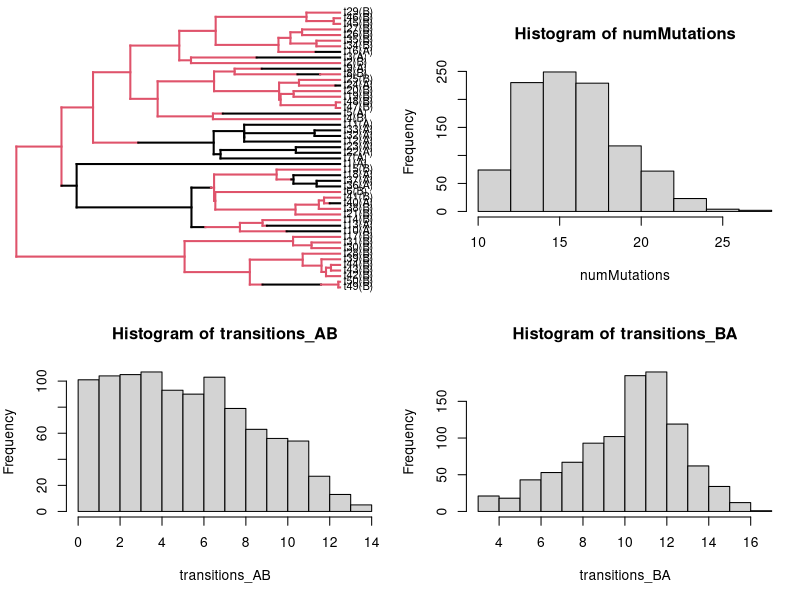

Write the R code that produced this figure.
###################################################################################################
###################################################################################################
###################################################################################################

## This code simulates stochastic character mappings on a fixed phylogenetic tree.
## In the real world, we would be given a phylogeny with tip data (diets of finches, geographic location
##  of influenza, etc.). The goal would be to estimate quantities like the number of changes, the timing
##  of changes, whether one trait is ancestral to the rest, and so on. This would involve fitting models 
##  to estimate the stochastic rate matrix describing discrete state changes, as well as the root states.

## In this code, we are going to start by exploring how we would interpret estimates. This involves simulating 
##  character mappings on the phylogeny using the true values of the Markov chain model, and our goal is
##  to see if we can count the number of state changes, describe timing of changes, etc.

## Once we have a feel for how the model works, we will then try to do the harder task of fitting it to data.

###################################################################################################
###################################################################################################
###################################################################################################

## clear out the console:
rm(list=ls())

# load in the package for stochastic character mapping:
library(phytools)


# Set the number of stochastic character mappings to simulate:
nsim = 1000

# Create a tree: (could modify this to load in a tree as well)
tree <- pbtree(n=50, scale=1)

# Specify a transition rate matrix for two states (A and B). 
## In practice, we would want to estimate this from data. Let's pretend we've done that step,
##  and this can be taken as known without error:
Q <- matrix(c(-1,1,
              1,-1),2,2)
rownames(Q) <- colnames(Q) <- c("A","B")

# We can scale down Q to have fewer transitions (for illustrative purposes)
Q <- Q/1

# Simulate tip states on the tree using our stochastic rate matrix Q.
## In practice, this would be observed in data, and in many instances we could assume it is
##  observed without error. For our purposes here, we simulate tip states from the model:
tip_states <- sim.Mk(tree, Q)

# How many of each state do we oberve?
table(tip_states)

# Simulate stochastic character maps nsim times using the tree, tip states, and our Q matrix:
# Note: don't set model=Q, otherwise that just re-estimates Q. Need to specify Q=Q in the make.simmap call.

### We simulate from the root to the tips. We have to specify an initial condition at the root:
Pi <- c(.5,.5)

# Run the sims!
sims <- make.simmap(tree, tip_states, Q=Q, pi=Pi, nsim=nsim)

# Uncomment this to visualize the different character mappings:
#par(mfrow=c(1,1))
#for(i in 1:nsim){
#	plot(sims[[i]])
#	Sys.sleep(.0002)
#}

# Let's start by summarizing the number of mutations that happen across the whole tree:
counts <- lapply(sims, countSimmap)
numMutations <- sapply(counts, function(x) x$N)
transitions <- lapply(counts, function(x)x$Tr)
transitions_AB <- sapply(transitions, function(x) x[1,2])
transitions_BA <- sapply(transitions, function(x) x[2,1])



### plot an example character mapped tree, and histograms of number of mutations 
sim = sims[[1]]
#  overall, and by type
par(mfrow=c(2,2))
## plot the character mapped tree
sim$tip.label <- paste(sim$tip.label, "(", tip_states, ")", sep="")
plotSimmap(sim, fsize = 0.8)
## plottig make.simmap objects messes up margins, let's reset these:
par(mar=c(5,4,4,1))
## histogram of total mutations:
hist(numMutations)
## histogram of mutations A -> B
hist(transitions_AB)
## histogram of mutations B -> A
hist(transitions_BA)

#### Exercises:

# 1. Try changing the initial condition at the root (Pi, also called the "root prior") to see how results change
# 2. Look at the logL values in the sims. What do you think that describes?
# 2.a. Create a new sims list, replacing Q with jitter(Q). What do you notice about the logL values?
# 2.b. Create a new sims list, replacing Pi with different values. What do you notice about the logL values in this case?
# 3. In light of the previous questions, can you figure out what the form of the log-likelihood is for make.simmap? (is it actually a likelihood, or is it a conditional likelihood?)
# 4. Calculate the log-likelihood of the tip data on the tree under the assumed Q matrix. Compare the log-likelihood reported from ace with the log-likelihood returned by make.simmap. What do you notice?
# 5. Do ace and make.simmap use the same log-likelihood? If not, what is the key difference? Use ?ace and ?make.simmap in your investigation.
